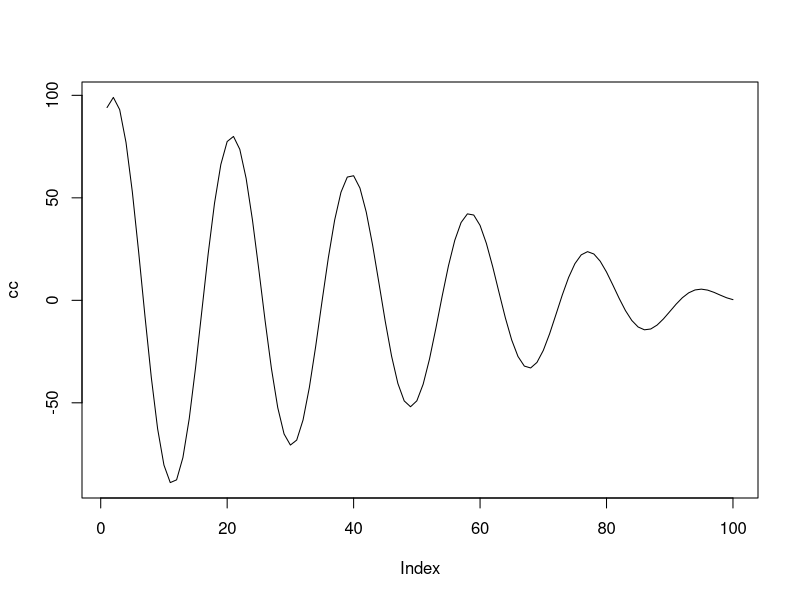

Reproduce this figure in R. (Note: this script raises an error after producing the figure.)
aa=100:1
bb=sin(aa/3)
cc=aa*bb
plot(cc, type="l")
p=findPeaks(cc, 0)
v<- findValleys(cc, 0)
points(p, cc[p], )
points(v, cc[v], )

p

lmod <- lm(p ~ index(p))
print(lmod)


plot(sdat[100:150]$stochFastK71)
sdat
sdat[100:150]$stochFastK71
nrow(sdat)
length(sdat)
#***********************************
par(mfrow=c(2,1))
test <- ts(sdat[2468:2767, c("stochFastD71", "stochSlowD71","Close")] )
#test <- ts(sdat[500:700, "High"] )

## Subtract 1 from the Peak and Valley (due to function indicates point after Peak or Valley)
p = findPeaks(test[,"stochFastD71"], 0) -1
v = findValleys(test[,"stochFastD71"], 0) -1

c(p, v)
plot(test[,"stochFastD71"])
lines(test[, "stochSlowD71"], col = "blue")
#plot(test[p-1])
abline(v = p)
lines(p, test[p, "stochFastD71"], col = "red")
lines(v, test[v, "stochFastD71"], col = "green")
plot(test[,"Close"])
abline(v = p, col = "blue")
#text(x = p, y = 110, p)
crossover <- test[,"stochFastD71"] < test[,"stochSlowD71"]
crossover
points(p-1, test[p-1], col = "red")
points(v-1, test[v-1], col = "green")

p[5]


for (i in 1:(length(p)-2) ) {
  l = line(test[p,"stochFastD71"][i:(i+2)])
  text(x = p[i+2], y = test[p[i+2],"Close"], round(coef(l)[2], 3), col = "blue" )
  print(paste0(p[i+2], " >> ", coef(l)[2]) )
}


line(test[v-1][13:15])
line(test[v-1][9:11])
line(test[v-1][8:10])
line(test[v-1][7:9])
line(test[v-1][6:8])
line(test[v-1][5:7])
line(test[v-1][4:6])

coef(l)
abline(coef(l))


length(test[p])
lines(test[p-1][1:13])
plot(test[p-1][2:5], col = "red")
test[p]
test[p-1]
